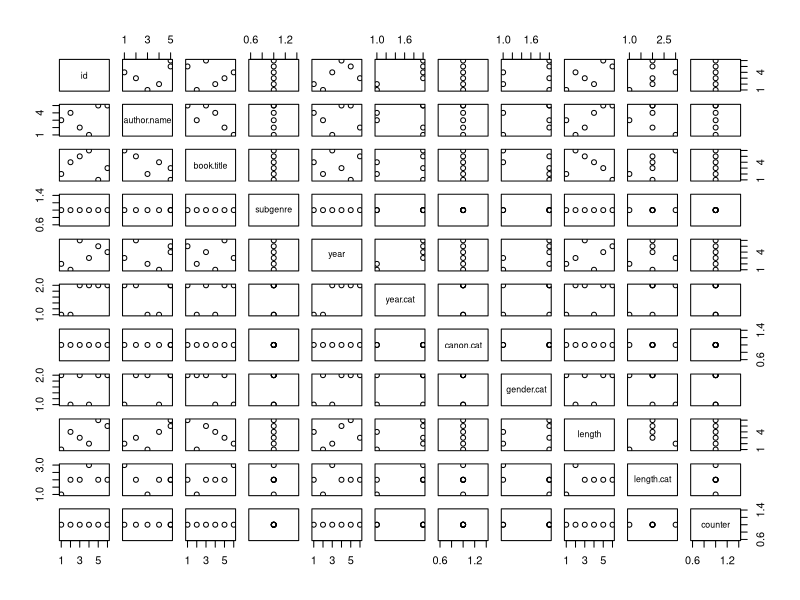
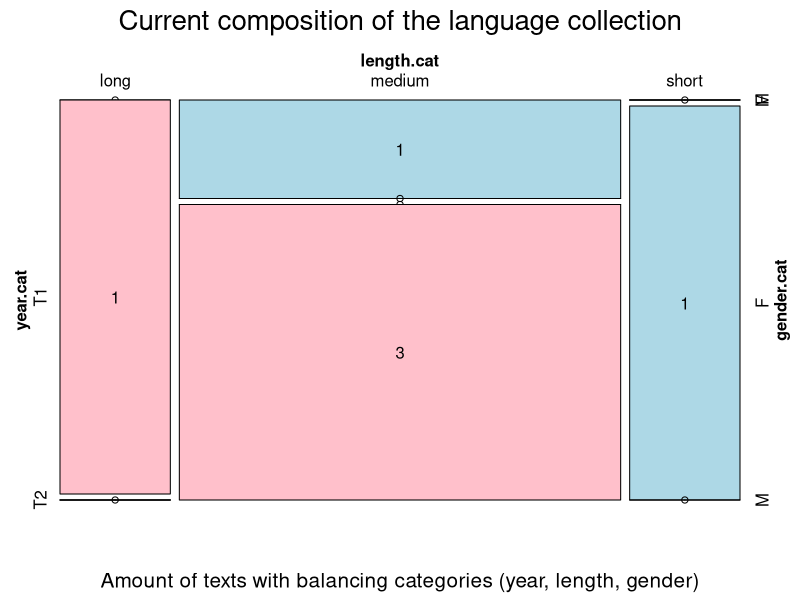
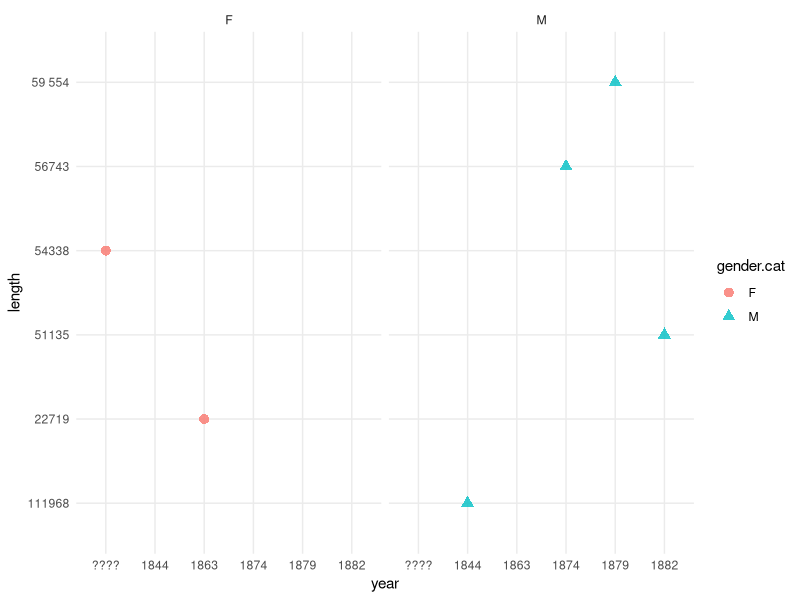
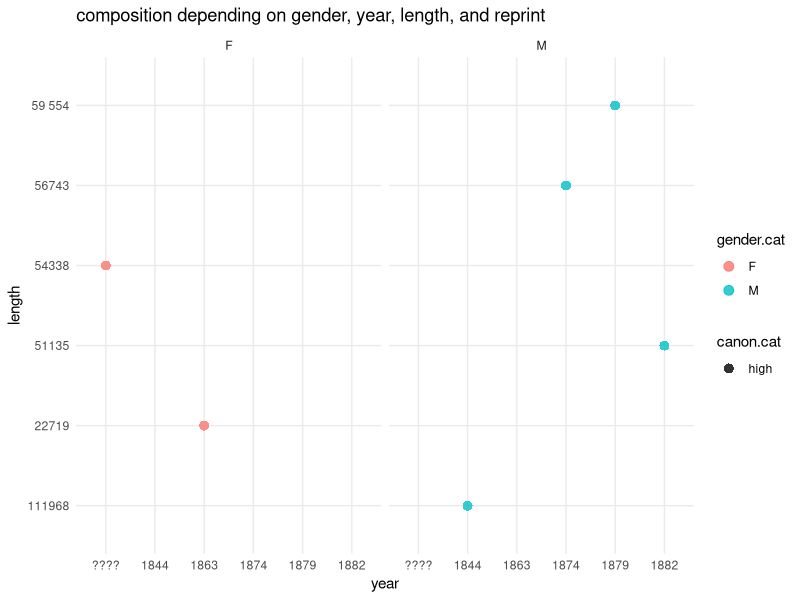
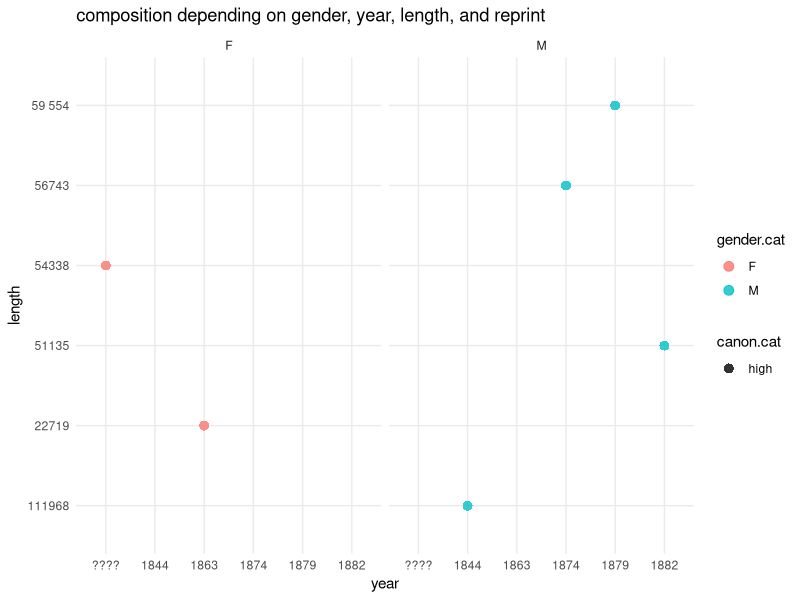

Recreate these plots in R, in order.
### MDViz ELTeC
  md<-read.table("metadata.txt",header = T, sep = ",", fileEncoding = "UTF-8")
  head(md)
  table(md$year.cat,md$gender.cat)
  plot(md)
  str(md)
## composition plots
  library(ggplot2)

### mosaic plot
install.packages(vcd)
library(vcd)

mosaic(~ length.cat + year.cat + gender.cat, data=md,
       highlighting = "gender.cat", highlighting_fill=c("lightblue", "pink"),
       direction=c("v","h","h"),
       labeling = labeling_values,
       main="Current composition of the language collection",
       sub="Amount of texts with balancing categories (year, length, gender)")


### plot between fem/male per year, y length
ggplot(md, aes(x=year, y=length, color=gender.cat, shape=gender.cat))+
  geom_vline(xintercept = c(1860,1880,1900), color="darkgray")+
  geom_point(size=3, alpha=0.8)+
  facet_grid(~gender.cat)+
  theme_minimal()

### plot between fem/male per year, y length, shape canon cat
ggplot(md, aes(x=year, y=length, color=gender.cat, shape=canon.cat))+
  geom_vline(xintercept = c(1860,1880,1900), color="darkgray")+
  geom_point(size=3, alpha=0.8)+
  facet_grid(~gender.cat)+
  theme_minimal()+
  ggtitle("composition depending on gender, year, length, and reprint")
ggsave("com.png")
